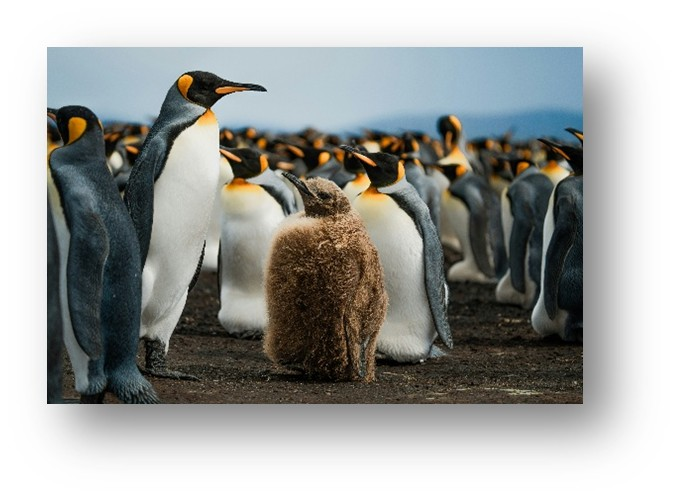
#> input picture Semester 2/AIG210 - Computer Vision/Assignment 1 - Group 5/penguin.jpg, 678 x 499 px
$ python Assignment01_2.py
#> lines starting #> are read from the running program, lines starting #| are printed output that depends on the picture
import cv2 as cv
import os

# Load color image from your folder
script_dir = os.path.dirname(os.path.abspath(__file__)) # Get the directory of the current script
image_path = os.path.join(script_dir, 'penguin.jpg')
image = cv.imread(image_path)
#> image is the input picture: shape (499, 678, 3); mean B, G, R 157.5, 160.2, 158.3

# Check if image loaded successfully
if image is None:
    print("Error: Could not load image. Check the file path.")
    exit()

# Show the original image
cv.imshow("Original Image", image)
cv.waitKey(1000)  # Show for 1 second
cv.imwrite(os.path.join(script_dir, 'original_image.jpg'), image)  # Save original

# Convert from BGR to HSV color space
hsv_image = cv.cvtColor(image, cv.COLOR_BGR2HSV)
#> hsv_image: shape (499, 678, 3); mean H, S, V 37.1, 41.3, 165.2

# Set Hue to 0 (red)
hsv_h0 = hsv_image.copy()
hsv_h0[:, :, 0] = 0
#> hsv_h0: shape (499, 678, 3); mean H, S, V 0, 41.3, 165.2
bgr_h0 = cv.cvtColor(hsv_h0, cv.COLOR_HSV2BGR)
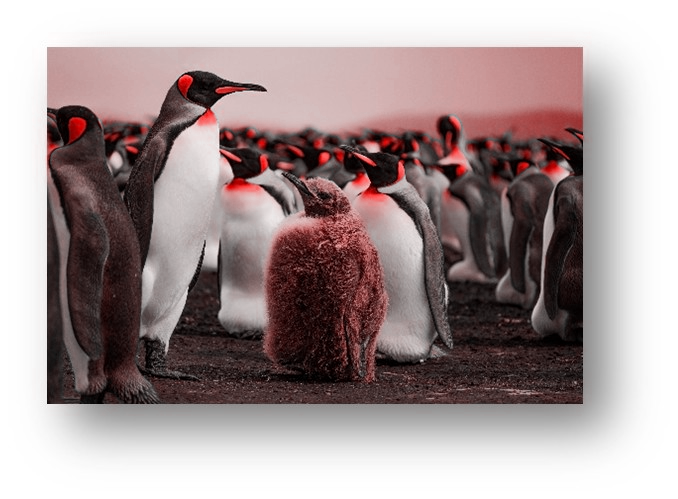
#> bgr_h0: shape (499, 678, 3); mean B, G, R 150.5, 150.5, 165.2
cv.imshow("Hue 0", bgr_h0)
cv.waitKey(1000)
cv.imwrite(os.path.join(script_dir, 'image_hue0.jpg'), bgr_h0)  # Save image

# Set Hue to 90 (green)
hsv_h90 = hsv_image.copy()
hsv_h90[:, :, 0] = 90
#> hsv_h90: shape (499, 678, 3); mean H, S, V 90, 41.3, 165.2
bgr_h90 = cv.cvtColor(hsv_h90, cv.COLOR_HSV2BGR)
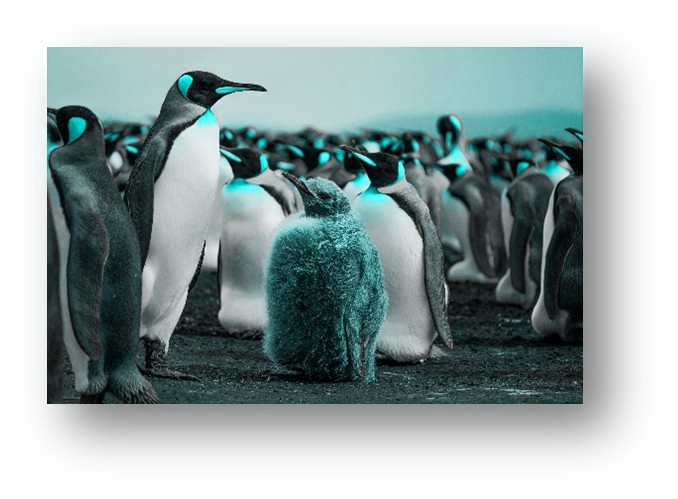
#> bgr_h90: shape (499, 678, 3); mean B, G, R 165.2, 165, 150.5
cv.imshow("Hue 90", bgr_h90)
cv.waitKey(1000)
cv.imwrite(os.path.join(script_dir, 'image_hue90.jpg'), bgr_h90)  # Save image

# Close all windows
cv.destroyAllWindows()
